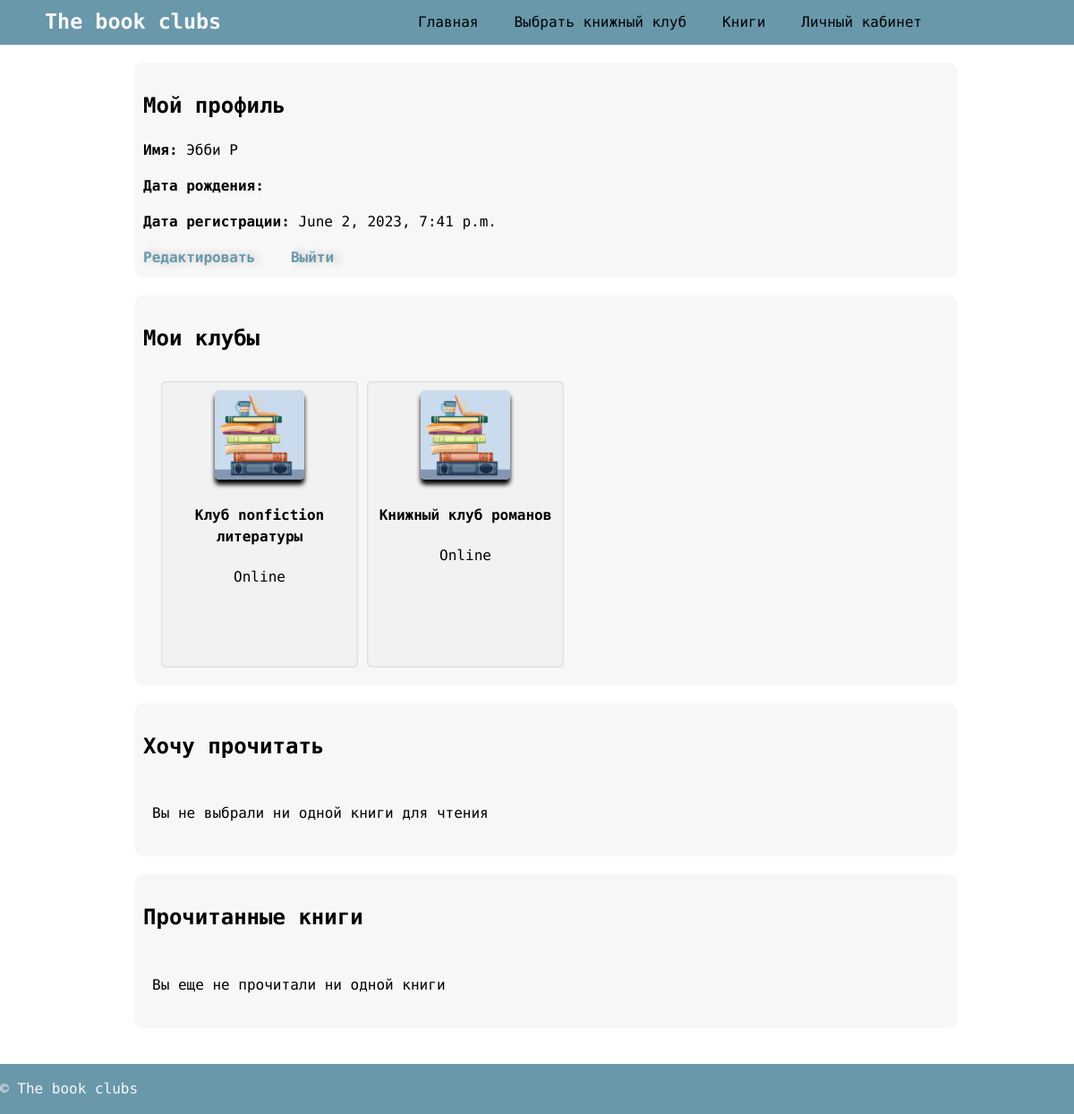
The page /accounts/profile/ (signed in) on the database as committed earlier.
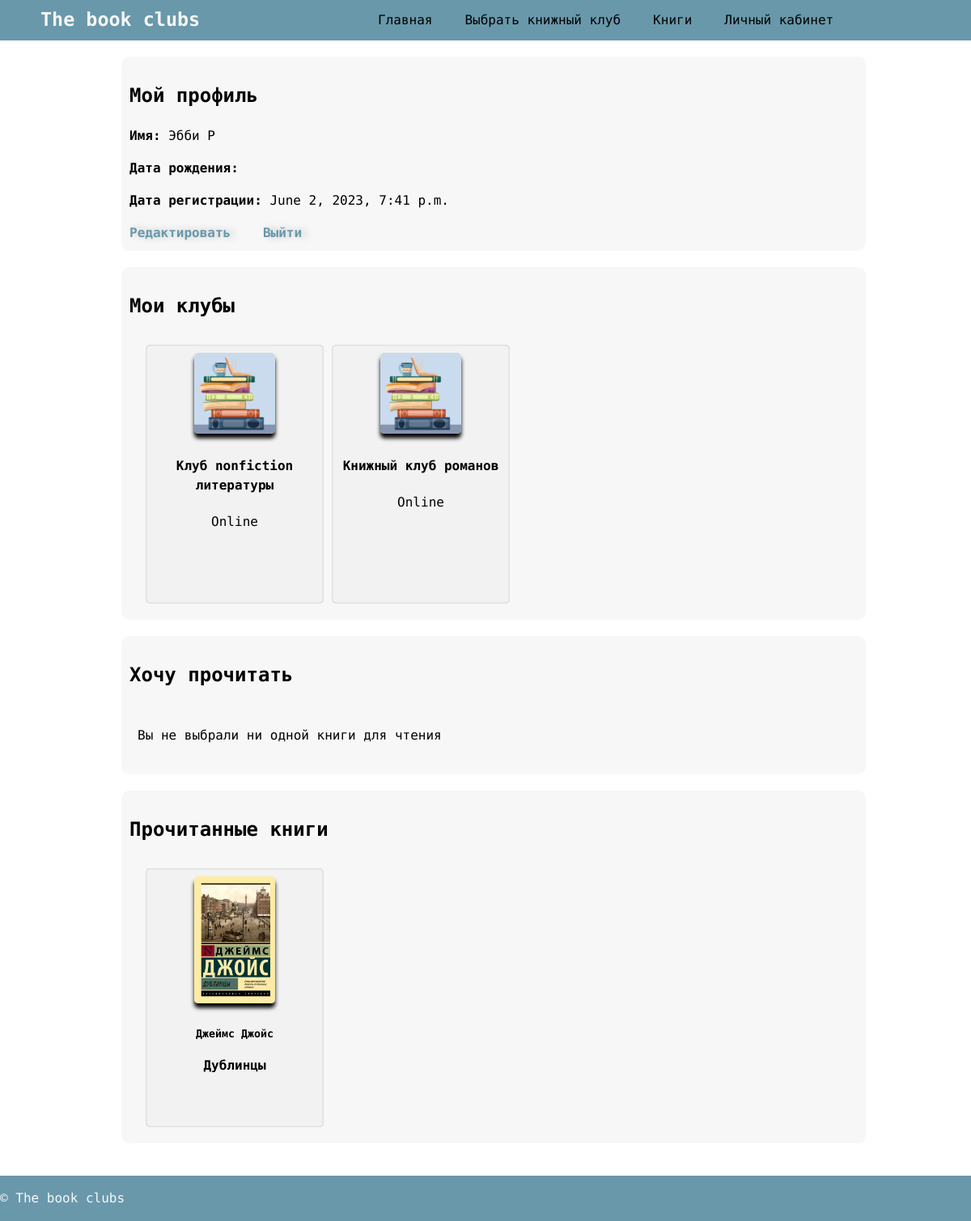
The same page on the database as committed later.
### club/models.py (models this page shows, shortened)
class BookClub(models.Model):
    name = models.CharField(max_length=200)
    description = models.TextField()
    image = models.ImageField(upload_to='images', null=True)
    venue = models.CharField(max_length=200, default='Online', null=True)
    members = models.ManyToManyField(User, related_name='clubs')
    admin = models.ForeignKey(User, on_delete=models.SET_NULL, null=True, related_name='administered_clubs')
    selected_book = models.ForeignKey(Book, on_delete=models.SET_NULL, null=True, related_name='selected_clubs')
    read_books = models.ManyToManyField(Book, related_name='read_clubs')
    book_queue = models.ManyToManyField(Book, through='Queue', related_name='queued_clubs')
    book_queue_members = models.ManyToManyField(User, through='Queue', related_name='queued_books')
    genre = models.CharField(max_length=100, null=True)
    theme = models.CharField(max_length=100, null=True)

class UserBook(models.Model):
    user = models.ForeignKey(User, on_delete=models.CASCADE, null=True)  # Allow the user to be None
    book = models.ForeignKey('Book', on_delete=models.CASCADE)
    is_want_to_read = models.BooleanField(default=False)
    is_read = models.BooleanField(default=False)
    date_read = models.DateField(blank=True, null=True)
    status = models.CharField(max_length=20, default='none')

class Book(models.Model):
    name = models.CharField(max_length=200)
    author = models.CharField(max_length=200, default='None', null=True)
    description = models.TextField()
    image = models.ImageField(upload_to='images', null=True)
    average_rating = models.DecimalField(max_digits=3, decimal_places=2, null=True)
    genre = models.CharField(max_length=100, null=True)
    theme = models.CharField(max_length=100, null=True)

### club/views.py (the view)
# urls.py: path('accounts/profile/', views.account, name='account'),
@login_required
def account(request):
    clubs = BookClub.objects.filter(members=request.user)
    want_to_read_books = UserBook.objects.filter(user=request.user, is_want_to_read=True, is_read=False)
    read_books = UserBook.objects.filter(user=request.user, is_want_to_read=False, is_read=True)
    return render(request, 'club/account.html', {'clubs': clubs, 'read_books': read_books, 'want_to_read_books': want_to_read_books})

### templates/club/account.html (shortened to what this page needs)
{% extends 'base.html' %}
{% block content %}
<section class="account-container">
  <div class="account-content-container">
    <div class="account-content-row">
      <h2>Мой профиль</h2>
      <p><b>Имя:</b> {{ user.first_name }} {{ user.last_name }}</p>
      <p><b>Дата рождения:</b> {{ user.profile.date_of_birth }}</p>
      <p><b>Дата регистрации:</b> {{ user.date_joined }}</p>
      <a class="account-prof" href="{% url 'club:edit_profile' %}">Редактировать</a>
      <a class="account-prof" href="{% url 'club:logout' %}">Выйти </a>
    </div>
    <div class="account-content-row">
      <h2>Мои клубы</h2>
      <div class="account-clubs-container">
        {% for club in clubs %}
        <div class="account-clubs-row">
          <a href="{% url 'club:club_detail' club.id %}">
            <img src="{{ club.image.url }}" width="100" height="100">
            <h4>{{ club.name }}</h4>
          </a>
          <p>{{ club.venue }}</p>
        </div>
        {% empty %}
        <p>Вы не состоите в ни одном клубе</p>
        {% endfor %}
      </div>
    </div>
    <div class="account-content-row">
      <h2>Хочу прочитать</h2>
      <div class="account-books-container">
        {% for user_book in want_to_read_books %}
        <div class="account-books-row">
          <a href="{% url 'club:book_detail' user_book.book.id %}">
            <img src="{{ user_book.book.image.url }}" width="100">
            <h5>{{ user_book.book.author }}</h5>
            <h4>{{ user_book.book.name }}</h4>
          </a>
        </div>
        {% empty %}
        <p>Вы не выбрали ни одной книги для чтения</p>
        {% endfor %}
      </div>
    </div>
    <div class="account-content-row">
      <h2>Прочитанные книги</h2>
      <div class="account-books-container">
        {% for user_book in read_books %}
        <div class="account-books-row">
          <a href="{% url 'club:book_detail' user_book.book.id %}">
            <img src="{{ user_book.book.image.url }}" width="100">
            <h5>{{ user_book.book.author }}</h5>
            <h4>{{ user_book.book.name }}</h4>
          </a>
        </div>
        {% empty %}
        <p>Вы еще не прочитали ни одной книги</p>
        {% endfor %}
      </div>
    </div>
  </div>
</section>
{% endblock %}

Rows that differ between the two databases and show on the page:
added UserBook: book.image (picture), book.author "Джеймс Джойс", book.name "Дублинцы"
Other text that changed with them:
text no longer shown: "Вы еще не прочитали ни одной книги"
